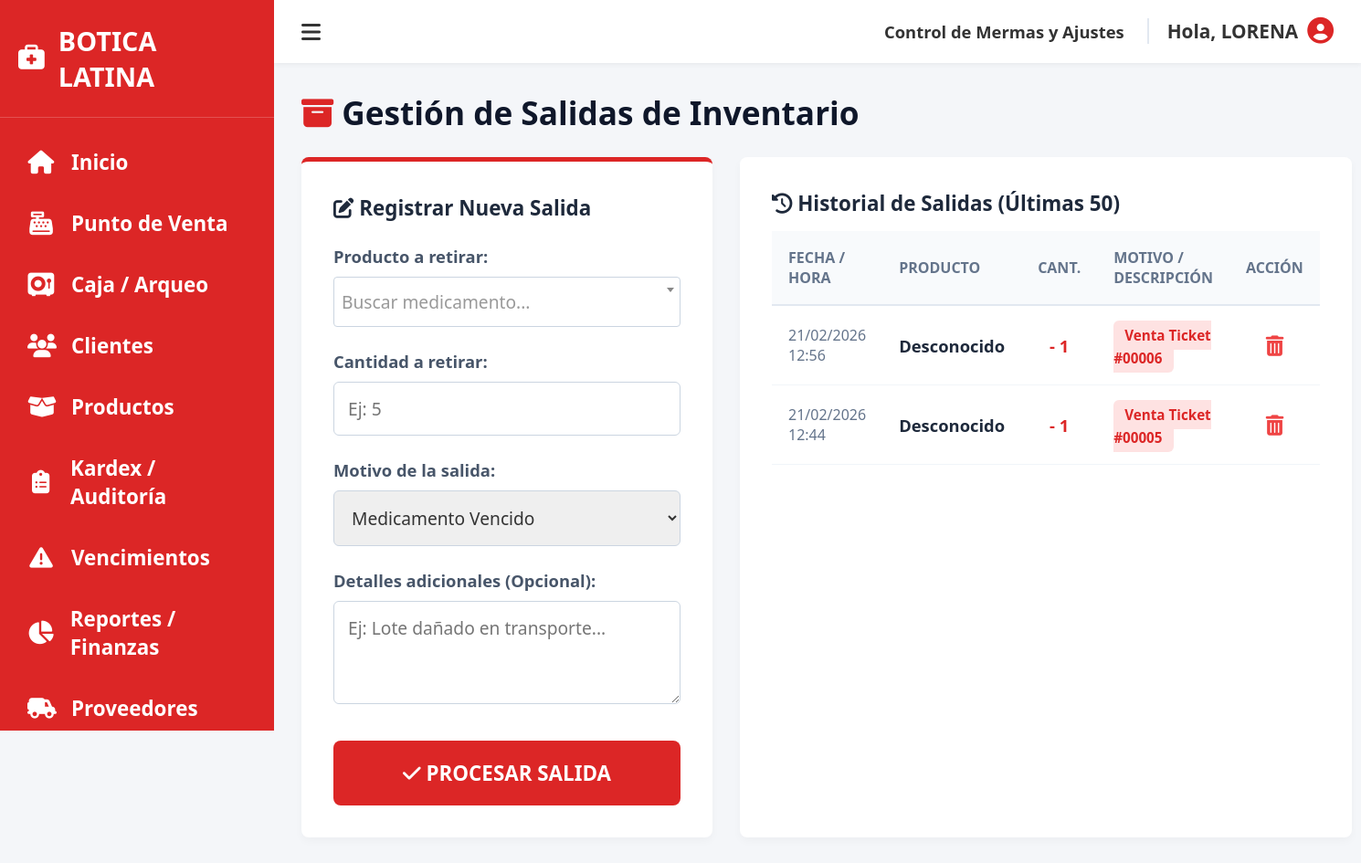
/index.php?view=salidas (signed in), run on the app's committed database.
### tables this page shows
CREATE TABLE `kardex` (
  `id` int(11) NOT NULL,
  `id_producto` int(11) NOT NULL,
  `tipo_movimiento` enum('Entrada','Salida','Ajuste') NOT NULL,
  `cantidad` int(11) NOT NULL,
  `stock_resultante` int(11) NOT NULL,
  `descripcion` varchar(255) NOT NULL,
  `fecha` datetime DEFAULT current_timestamp()
);

### models/Kardex.php (called while the page is built, shortened)
<?php
class Kardex {
    private $db;
    public function __construct($conexion) {
        $this->db = $conexion;
    }
    public function getHistorialSalidasMermas() {
        $sql = "SELECT k.*, p.descripcion as nombre_producto
                FROM kardex k
                JOIN productos p ON k.id_producto = p.id
                WHERE k.tipo_movimiento = 'Salida'
                ORDER BY k.fecha DESC LIMIT 50";
        $stmt = $this->db->query($sql);
        return $stmt->fetchAll(PDO::FETCH_ASSOC);
    }
}
?>

### views/salidas.php (the view, shortened to what this page needs)
<!DOCTYPE html>
<html lang="es">
<head>
    <link rel="stylesheet" href="assets/css/dashboard.css?v=<?php echo time(); ?>">
    <link rel="stylesheet" href="https://cdnjs.cloudflare.com/ajax/libs/font-awesome/6.4.0/css/all.min.css">
    <link href="https://cdn.jsdelivr.net/npm/select2@4.1.0-rc.0/dist/css/select2.min.css" rel="stylesheet" />
</head>
<body>
<div class="wrapper">
    <aside class="sidebar">
        <div class="sidebar-header"><i class="fa-solid fa-briefcase-medical"></i><span>BOTICA LATINA</span></div>
        <ul class="sidebar-menu">
            <?php if(isset($_SESSION['user_rol']) && $_SESSION['user_rol'] == 'Administrador'): ?>
                <li><a href="index.php"><i class="fa-solid fa-house"></i> Inicio</a></li>
            <?php endif; ?>
            <li><a href="index.php?view=caja"><i class="fa-solid fa-cash-register"></i> Punto de Venta</a></li>
            <li><a href="index.php?view=arqueo"><i class="fa-solid fa-vault"></i> Caja / Arqueo</a></li>
            <li><a href="index.php?view=clientes"><i class="fa-solid fa-users"></i> Clientes</a></li>
            <?php if(isset($_SESSION['user_rol']) && $_SESSION['user_rol'] == 'Administrador'): ?>
                <li><a href="index.php?view=productos"><i class="fa-solid fa-box-open"></i> Productos</a></li>
                <li><a href="index.php?view=kardex"><i class="fa-solid fa-clipboard-list"></i> Kardex / Auditoría</a></li>
                <li><a href="index.php?view=vencimientos"><i class="fa-solid fa-triangle-exclamation"></i> Vencimientos</a></li>
                <li><a href="index.php?view=reportes"><i class="fa-solid fa-chart-pie"></i> Reportes / Finanzas</a></li>
                <li><a href="index.php?view=proveedores"><i class="fa-solid fa-truck-field"></i> Proveedores</a></li>
            <?php endif; ?>
        </ul>
    </aside>
    <div class="main-content">
        <header class="topbar">
            <div class="menu-toggle"><i class="fa-solid fa-bars"></i></div>
            <div class="user-info">
                <span>Control de Mermas y Ajustes</span>
                <span style="font-size: 1.3rem; border-left: 2px solid #e2e8f0; padding-left: 20px; margin-left:15px;">Hola, <?php echo htmlspecialchars($_SESSION['user_nombre']); ?></span>
                <i class="fa-solid fa-circle-user" style="color:#dc2626; font-size: 1.8rem;"></i>
            </div>
        </header>
        <div class="dashboard-container">
            <h2 style="color: #0f172a; margin-top:0; font-size: 2.2rem; margin-bottom: 25px;"><i class="fa-solid fa-box-archive" style="color:#dc2626;"></i> Gestión de Salidas de Inventario</h2>
            <div class="layout-salidas">
                <div class="panel-registro">
                    <h3 style="margin-top:0; color:#1e293b; font-size: 1.4rem; margin-bottom: 25px;"><i class="fa-solid fa-pen-to-square"></i> Registrar Nueva Salida</h3>
                    <form action="index.php?action=procesar_salida" method="POST">
                        <div class="form-group">
                            <label>Producto a retirar:</label>
                        </div>
                        <div class="form-group">
                            <label>Cantidad a retirar:</label>
                            <input type="number" name="cantidad" class="form-control" placeholder="Ej: 5" min="1" required>
                        </div>
                        <div class="form-group">
                            <label>Motivo de la salida:</label>
                            <select name="motivo" class="form-control" required>
                                <option value="Medicamento Vencido">Medicamento Vencido</option>
                            </select>
                        </div>
                        <div class="form-group">
                            <label>Detalles adicionales (Opcional):</label>
                            <textarea name="detalles" class="form-control" rows="3" placeholder="Ej: Lote dañado en transporte..."></textarea>
                        </div>
                        <button type="submit" class="btn-procesar"><i class="fa-solid fa-check"></i> PROCESAR SALIDA</button>
                    </form>
                </div>
                <div class="panel-historial">
                    <h3 style="margin-top:0; color:#1e293b; font-size: 1.4rem;"><i class="fa-solid fa-clock-rotate-left"></i> Historial de Salidas (Últimas 50)</h3>
                    <table class="tabla-salidas">
                        <thead>
                            <tr>
                                <th>Fecha / Hora</th>
                                <th>Producto</th>
                                <th style="text-align:center;">Cant.</th>
                                <th>Motivo / Descripción</th>
                                <th style="text-align:center;">Acción</th>
                            </tr>
                        </thead>
                        <tbody>
                            <?php if(!empty($historialMermas)): ?>
                                <?php foreach($historialMermas as $h): ?>
                                <tr>
                                    <td style="font-size: 1rem; color:#64748b;"><?= date('d/m/Y H:i', strtotime($h['fecha'])) ?></td>
                                    <td style="font-weight:bold;"><?= htmlspecialchars($h['producto_nombre'] ?? 'Desconocido') ?></td>
                                    <td style="text-align:center; font-weight:900; color:#dc2626;">- <?= $h['cantidad'] ?></td>
                                    <td>
                                        <span class="badge-motivo motivo-vencido"><?= htmlspecialchars($h['descripcion']) ?></span>
                                    </td>
                                    <td style="text-align:center;">
                                        <a href="index.php?action=eliminar_salida&id=<?= $h['id'] ?>" onclick="return confirm('¿Anular esta salida y devolver el stock?');" style="color:#ef4444; font-size:1.4rem;"><i class="fa-solid fa-trash-can"></i></a>
                                    </td>
                                </tr>
                                <?php endforeach; ?>
                            <?php else: ?>
                                <tr><td colspan="5" style="text-align:center; padding: 50px; color:#94a3b8;">No hay registros de salidas manuales.</td></tr>
                            <?php endif; ?>
                        </tbody>
                    </table>
                </div>
            </div>
        </div>
    </div>
</div>
</body>
</html>

### index.php (shortened to what this page needs)
<?php
require_once 'config/db.php';
require_once 'models/Kardex.php';
$db = Database::connect();
$kardexModel = new Kardex($db);
if (isset($_GET['view']) && $_GET['view'] == 'salidas') {
    $historialMermas = $kardexModel->getHistorialSalidasMermas();
    require 'views/salidas.php';
    exit;
}
?>

### css/dashboard.css (style rules this page uses)
* { margin: 0; padding: 0; box-sizing: border-box; font-family: 'Segoe UI', Roboto, Helvetica, Arial, sans-serif; }
body { background-color: #f4f6f9; color: #333; }
.wrapper { display: flex; min-height: 100vh; }
.sidebar { width: 300px; background-color: #dc2626; color: white; display: flex; flex-direction: column; position: fixed; height: 100vh; overflow-y: auto; }
.sidebar-header { padding: 25px 20px; font-size: 1.8rem; font-weight: bold; display: flex; align-items: center; gap: 15px; border-bottom: 1px solid rgba(255,255,255,0.2); }
.sidebar-menu { list-style: none; padding: 15px 0; margin: 0; }
.sidebar-menu li a { display: flex; align-items: center; gap: 18px; color: white; text-decoration: none; padding: 18px 25px; font-size: 1.4rem; font-weight: 600; border-left: 5px solid transparent; transition: 0.2s; }
.sidebar-menu li a i { font-size: 1.6rem; width: 30px; text-align: center; }
.main-content { flex: 1; margin-left: 300px; padding: 0; display: flex; flex-direction: column; width: calc(100% - 300px); }
.topbar { background: white; padding: 18px 30px; display: flex; justify-content: space-between; align-items: center; box-shadow: 0 2px 5px rgba(0,0,0,0.05); }
.menu-toggle { font-size: 1.5rem; cursor: pointer; color: #333; }
.user-info { display: flex; align-items: center; gap: 10px; font-size: 1.15rem; font-weight: 600; color: #333; }
.dashboard-container { padding: 30px; }
.form-control { width: 100%; padding: 12px 15px; border: 1px solid #ccc; border-radius: 6px; font-size: 1.1rem; outline: none; color: #333; }
table { width: 100%; border-collapse: collapse; }
th { font-size: 1.1rem; font-weight: bold; color: #333; padding: 12px; }
td { font-size: 1.05rem; color: #444; padding: 12px; }

### views/salidas.php (style rules this page uses)
.layout-salidas { display: grid; grid-template-columns: 450px 1fr; gap: 30px; margin-top: 20px; }
.panel-registro { background: white; padding: 35px; border-radius: 8px; border-top: 5px solid #dc2626; box-shadow: 0 4px 10px rgba(0,0,0,0.03); height: fit-content; }
.panel-historial { background: white; padding: 35px; border-radius: 8px; box-shadow: 0 4px 10px rgba(0,0,0,0.03); }
.form-group { margin-bottom: 25px; }
.form-group label { display: block; font-weight: bold; color: #475569; margin-bottom: 10px; font-size: 1.15rem; }
.form-control { width: 100%; padding: 15px; font-size: 1.2rem; border: 1px solid #cbd5e1; border-radius: 6px; outline: none; }
.btn-procesar { background: #dc2626; color: white; border: none; padding: 20px; border-radius: 8px; font-size: 1.4rem; font-weight: bold; width: 100%; cursor: pointer; transition: 0.2s; margin-top: 10px; }
.tabla-salidas { width: 100%; border-collapse: collapse; margin-top: 15px; }
.tabla-salidas th { background: #f8fafc; padding: 18px; text-align: left; color: #64748b; text-transform: uppercase; font-size: 1rem; border-bottom: 2px solid #e2e8f0; }
.tabla-salidas td { padding: 18px; border-bottom: 1px solid #f1f5f9; font-size: 1.15rem; vertical-align: middle; color: #1e293b; }
.badge-motivo { padding: 6px 12px; border-radius: 6px; font-weight: bold; font-size: 0.95rem; }
.motivo-vencido { background: #fee2e2; color: #dc2626; }

### data on the page
kardex: fecha "21/02/2026 12:56", producto_nombre "Desconocido", cantidad "1", descripcion "Venta Ticket #00006"
kardex: fecha "21/02/2026 12:44", producto_nombre "Desconocido", cantidad "1", descripcion "Venta Ticket #00005"

### other printed values
$_SESSION['user_nombre'] "LORENA"
